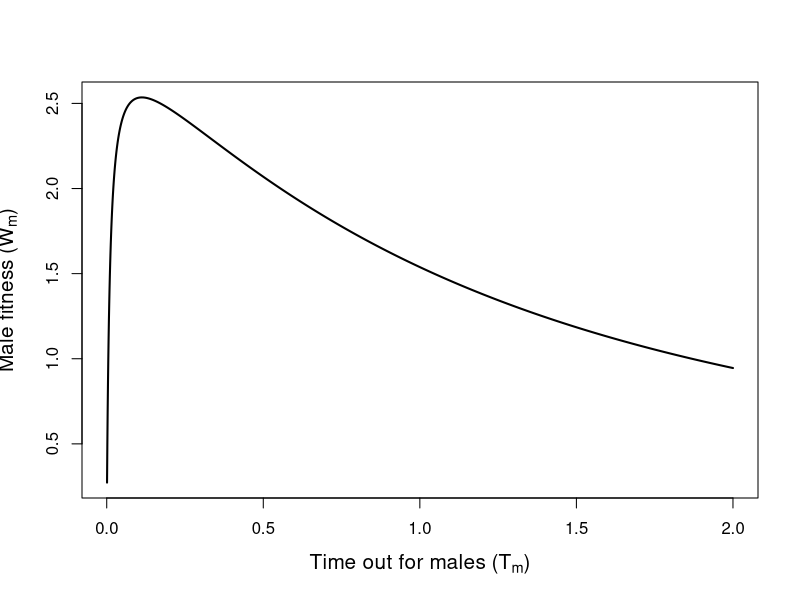

Reproduce this figure in R.
## ---- chunk 1
PrGf <- function(Tm, a1){
  vals <- 1 - exp(-(1/a1)*Tm);
  return(vals);
}
## ---- chunk 2
PrFf <- function(Tm, a1, a2){
  vals <- (1 - exp(-(1/a2)*Tm)) * exp(-(1/a1)*Tm);
  return(vals);
}
## ---- chunk 3
PrLf <- function(Tm, a1, a2){
  vals <- 1 - exp(-((1/a1) + (1/a2))*Tm);
  return(vals);
}
## ---- chunk 4
W_mf <- function(PrG, PrF, PrL, gamma, Tm, beta, M){
  val <- ((PrG * (1 + gamma)) + PrF + PrL) / (Tm + (sqrt(beta)/M));
  return(val);
}
W_mf_full  <- function(gamma, Tm, beta_val, M, a1, a2){
  PrG_val  <- PrGf(Tm = Tm, a1 = a1);
  PrF_val  <- PrFf(Tm = Tm, a1 = a1, a2 = a2);
  PrL_val  <- PrLf(Tm = Tm, a1 = a1, a2 = a2);
  W_mf_val <- W_mf(PrG = PrG_val, PrF = PrF_val, PrL = PrL_val, Tm = Tm, 
                   gamma = gamma, beta = beta_val, M = M);
}
## ---- chunk 5
C_ff <- function(mof = 1, TF){
  val <- (mof * TF) / (1 + mof * TF);
  return(val);
}
## ---- chunk 6
C_mf <- function(mom = 1, TM){
  val <- (mom * TM) / (1 + mom * TM);
  return(val);
}
## ---- chunk 7
B_fun <- function(TM, mom = 1, TF, mof = 1, M = 100, mim = 1, mif = 1){
  cf <- C_ff(mof = mof, TF = TF);
  cm <- C_mf(mom = mom, TM = TM);
  aa <- 1 / (2 * mim * mim);
  bb <- M*M*(cf - cm)*(cf - cm);
  cc <- 2 * mif * mim;
  dd <- M*(cf - cm) * sqrt(bb + (4 * mif * mim));
  vl <- aa * (bb + cc + dd);
  return(vl);
}

## ---- chunk 8
W_m  <- function(mom = 1, mim = 1, mof = 1, mif = 1, M = 100, TF, TM, gamma, 
                 a1, a2, beta = 1){
  pG <- PrGf(Tm = TM, a1 = a1);
  pF <- PrFf(Tm = TM, a1 = a1, a2 = a2);
  pL <- PrLf(Tm = TM, a1 = a1, a2 = a2);
  cf <- C_ff(mof = mof, TF = TF);
  cm <- C_mf(mom = mom, TM = TM);
  bb <- beta;
  WW <- W_mf_full(gamma = gamma, Tm = TM, beta_val = bb, M = M, a1 = a1, 
                  a2 = a2);
  return(WW)
}
## ---- chunk 9
TMvals  <- seq(from = 0.001, to = 2, by = 0.001);
malefit <- W_m(mom = 1, mim = 1, mof = 1, mif = 1, M = 100, TF = 1, gamma = 0,
               a1 = 1, a2 = 2, beta = 1, TM = TMvals);
plot(x = TMvals, y = malefit, type = "l", lwd = 2, cex.lab = 1.25,
     xlab = expression(paste("Time out for males (", T[m], ")")),
     ylab = expression(paste("Male fitness (", W[m], ")")));
## ---- chunk 10
dWdT <- function(gamma, Tm, beta = 1, M = 100, a1 = 1){
  num <- 1
  den <- 1
  val <- 1
  return(val);
}
